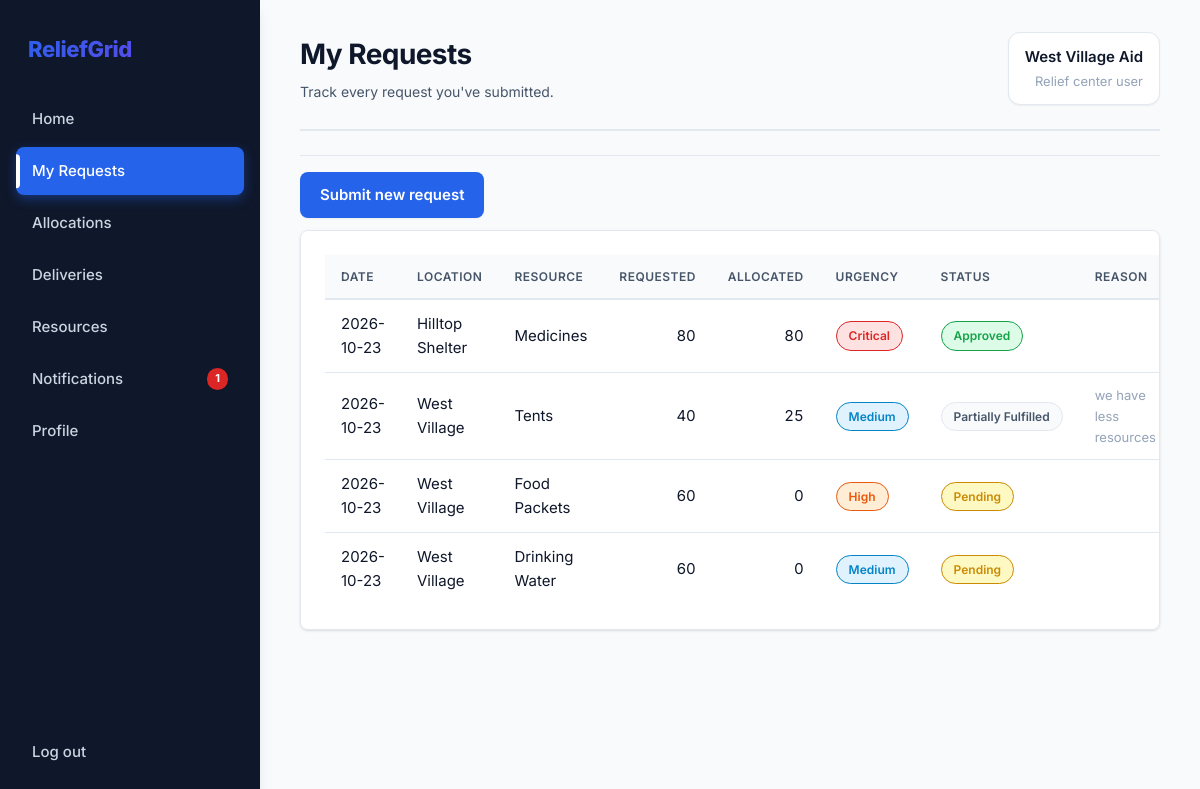
Page /my/requests (signed in) on the earlier database version.
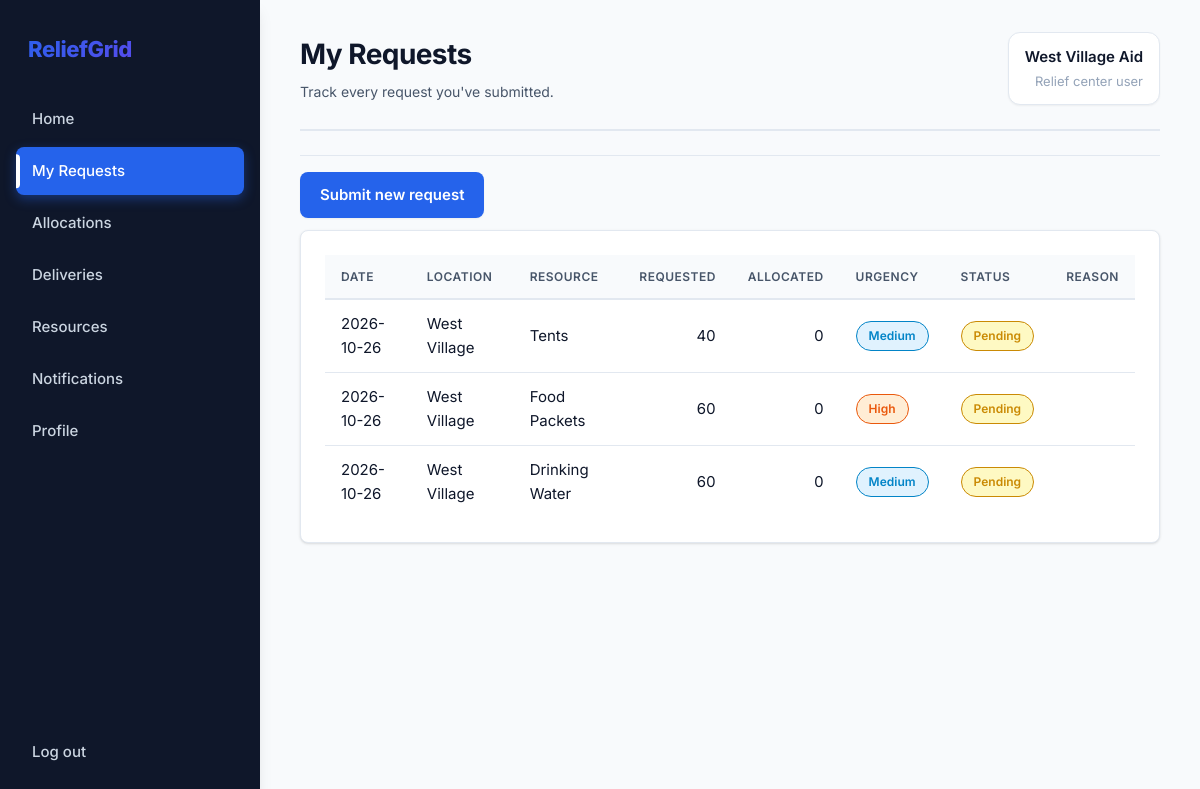
Same page on the later database version.
### tables this page shows
CREATE TABLE users (
    id INTEGER PRIMARY KEY, name TEXT NOT NULL, org_name TEXT,
    email TEXT UNIQUE NOT NULL, password_hash TEXT NOT NULL,
    role TEXT NOT NULL CHECK (role IN ('admin','relief'))
, ngo_registration_id INTEGER);

CREATE TABLE requests (
    id INTEGER PRIMARY KEY, user_id INTEGER NOT NULL REFERENCES users(id),
    location_id INTEGER NOT NULL REFERENCES locations(id),
    resource_id INTEGER NOT NULL REFERENCES resources(id),
    quantity INTEGER NOT NULL CHECK (quantity > 0), people_affected INTEGER NOT NULL,
    urgency TEXT NOT NULL, description TEXT,
    status TEXT NOT NULL DEFAULT 'Pending', allocated_qty INTEGER NOT NULL DEFAULT 0,
    total_allocated INTEGER NOT NULL DEFAULT 0,
    total_dispatched INTEGER NOT NULL DEFAULT 0,
    total_received INTEGER NOT NULL DEFAULT 0,
    decision_note TEXT, created_at TEXT DEFAULT CURRENT_TIMESTAMP
);

CREATE TABLE locations (
    id INTEGER PRIMARY KEY, disaster_id INTEGER REFERENCES disasters(id),
    name TEXT NOT NULL, type TEXT NOT NULL, severity TEXT NOT NULL,
    people_affected INTEGER NOT NULL DEFAULT 0, status TEXT NOT NULL DEFAULT 'Active',
    lat REAL, lng REAL
);

CREATE TABLE resources (
    id INTEGER PRIMARY KEY, name TEXT UNIQUE NOT NULL, unit TEXT NOT NULL,
    quantity INTEGER NOT NULL DEFAULT 0 CHECK (quantity >= 0),
    low_threshold INTEGER NOT NULL DEFAULT 0, updated_at TEXT DEFAULT CURRENT_TIMESTAMP
);

### app.py (the view)
@app.route("/my/requests")
@login_required("relief")
@ngo_approved_required()
def my_requests():
    return render_template("my_requests.html", title="My Requests", sub="Track every request you've submitted.",
                           rows=q(REQ_SQL + " WHERE q.user_id=? ORDER BY q.id DESC", session["user_id"]))

### app.py (called while the page is built)
def db():
    return database.get_db()

def q(sql, *args, one=False):
    rows = db().execute(sql, args).fetchall()
    return (rows[0] if rows else None) if one else rows

def login_required(role=None):
    def deco(f):
        @functools.wraps(f)
        def wrapper(*a, **kw):
            if "user_id" not in session:
                return redirect(url_for("login"))
            if role and session["role"] != role:
                flash("You don't have access to that page.", "error")
                return redirect(url_for("home_redirect"))
            return f(*a, **kw)
        return wrapper
    return deco

def ngo_approved_required():
    def deco(f):
        @functools.wraps(f)
        def wrapper(*a, **kw):
            if session.get("role") == "relief":
                user = q("SELECT ngo_registration_id FROM users WHERE id=?", session["user_id"], one=True)
                if user and user["ngo_registration_id"]:
                    ngo = q("SELECT status FROM ngo_registrations WHERE id=?", user["ngo_registration_id"], one=True)
                    if not ngo or ngo["status"] != "APPROVED":
                        flash("Your NGO application must be approved before accessing this page.", "error")
                        return redirect(url_for("home_redirect"))
            return f(*a, **kw)
        return wrapper
    return deco

@app.context_processor
def inject_nav():
    if "user_id" not in session:
        return {}
    admin = session["role"] == "admin"
    unread = q("SELECT COUNT(*) c FROM notifications WHERE is_read=0 AND " + ("user_id IS NULL" if admin else "user_id=?"),
               *([] if admin else [session["user_id"]]), one=True)["c"]
    ngo_pending = q("SELECT COUNT(*) c FROM ngo_registrations WHERE status='PENDING'", one=True)["c"] if admin else 0
    return {"nav": ADMIN_NAV if admin else USER_NAV, "unread": unread, "ngo_pending": ngo_pending}

### db.py (called while the page is built)
def get_db():
    if "db" not in g:
        g.db = sqlite3.connect(DB_PATH)
        g.db.row_factory = sqlite3.Row
        g.db.execute("PRAGMA foreign_keys = ON")
    return g.db

### templates/my_requests.html
{% extends "base.html" %}{% from "_macros.html" import pill %}
{% block heading %}{{ title }}{% endblock %}{% block sub %}{{ sub }}{% endblock %}
{% block content %}<div class="actions" style="margin:0 0 12px"><a class="btn" href="{{ url_for('new_request') }}">Submit new request</a></div>
<div class="card wrap"><table><tr><th>Date</th><th>Location</th><th>Resource</th><th class="num">Requested</th><th class="num">Allocated</th><th>Urgency</th><th>Status</th><th>Reason</th></tr>
{% for r in rows %}<tr><td>{{ r.created_at[:10] }}</td><td>{{ r.location_name }}</td><td>{{ r.resource_name }}</td><td class="num">{{ r.quantity }}</td><td class="num">{{ r.allocated_qty }}</td><td>{{ pill(r.urgency) }}</td><td>{{ pill(r.status) }}</td><td class="muted small-text">{{ r.decision_note or '' }}</td></tr>
{% else %}<tr><td colspan="8" class="muted">Nothing here yet.</td></tr>{% endfor %}</table></div>{% endblock %}

### templates/base.html (shortened to what this page needs)
<!doctype html><html lang="en"><head><meta charset="utf-8"><meta name="viewport" content="width=device-width, initial-scale=1">
<link rel="stylesheet" href="{{ url_for('static', filename='style.css') }}">{% block head %}{% endblock %}</head><body>
{% block body %}
<div class="app">
<aside class="side"><div class="brand">ReliefGrid</div>
<nav>{% for label, ep in nav %}<a href="{{ url_for(ep) }}" class="{{ 'on' if request.endpoint == ep }}">{{ label }}{% if ep == 'notifications' and unread %}<b class="badge">{{ unread }}</b>{% endif %}</a>{% endfor %}</nav>
<a href="{{ url_for('logout') }}">Log out</a></aside>
<main class="main"><header class="top"><div><h1>{% block heading %}{% endblock %}</h1><p>{% block sub %}{% endblock %}</p></div>
<div class="who">{{ session.name }}<small>{{ 'Admin' if session.role == 'admin' else 'Relief center user' }}</small></div></header>
{% block content %}{% endblock %}</main></div>
{% endblock %}
</body></html>

### templates/_macros.html (shortened to what this page needs)
{% macro pill(text) %}<span class="pill {{ text|lower|replace(' ','-') }}">{{ text }}</span>{% endmacro %}

Differences in the rows shown:
removed requests: created_at "2026-10-23", location_name "Hilltop Shelter", resource_name "Medicines", quantity "80", allocated_qty "80", urgency "Critical Approved"
changed requests "Tents": created_at "2026-10-23" → "2026-10-26"; allocated_qty "25" → "0"; urgency "Medium Partially Fulfilled" → "Medium Pending"; decision_note "we have less resources" → (not shown)
changed requests "High Pending": created_at "2026-10-23" → "2026-10-26"
changed requests "Drinking Water": created_at "2026-10-23" → "2026-10-26"
Other differences:
new list line: "Notifications"
list line gone: "Notifications 1"
